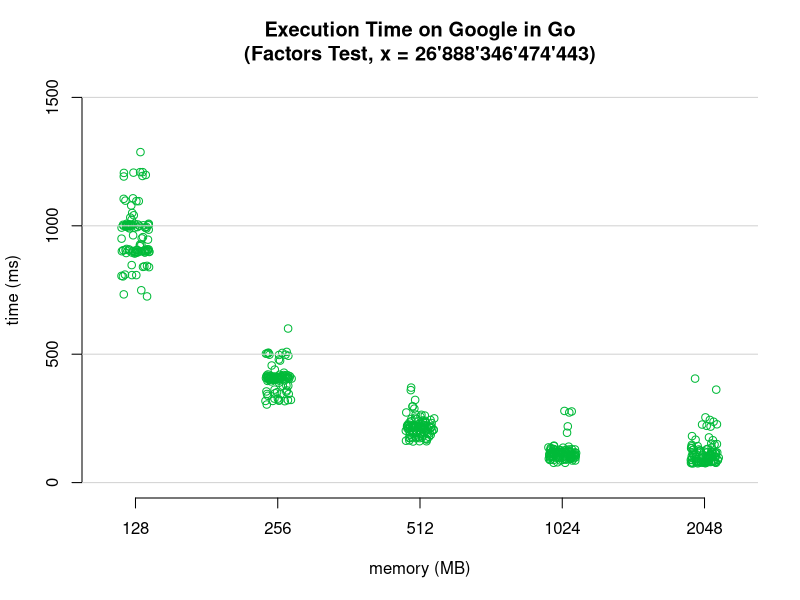

R code for this plot:
input <- read.csv("raw_general_google_go_data.csv",header=T,sep=",")
png(file = "scatterplot_general_google_go.png", width=1000, height=1000, units="px", pointsize=24)
stripchart(input$measured_ms ~ input$memory_mb, pch = 21, frame = FALSE, vertical = TRUE, method = "jitter", main = "Execution Time on Google in Go\n(Factors Test, x = 26'888'346'474'443)", xlab = "memory (MB)", ylab = "time (ms)", ylim = c(0, 1500), col = c("#00BA38", "#00BA38", "#00BA38", "#00BA38", "#00BA38"))
grid (NULL,NULL,nx=0,col = "lightgray")
